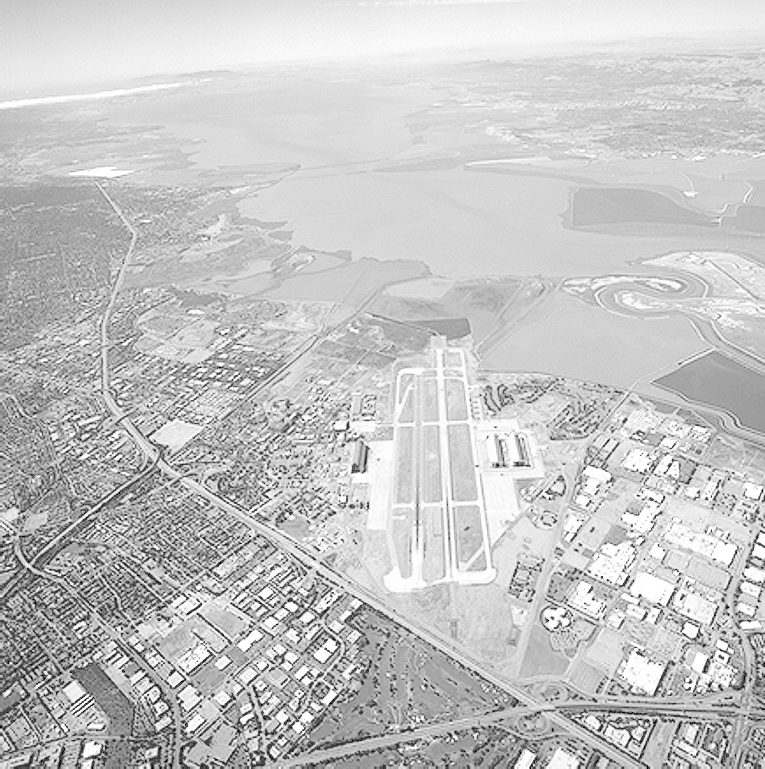
#> input picture runway.png, 765 x 769 px
$ python assignmentQ6.py   (older library calls are emulated)
#> lines starting #> are read from the running program, lines starting #| are printed output that depends on the picture
import cv2
import numpy as np
import matplotlib.pyplot as plt

## Read the image and convert it to grayscale if use color image
img = cv2.imread('runway.png')
#> img is the input picture: shape (769, 765, 3); min 0, max 255, mean 197.1
gray = cv2.cvtColor(img, cv2.COLOR_BGR2GRAY)

##Smooth image (Gaussian)
blur = cv2.GaussianBlur(gray, (5,5), 1)

##Compute gradients (DoG approximation using Sobel)
Gx = cv2.Sobel(blur, cv2.CV_64F, 1, 0, ksize=3)
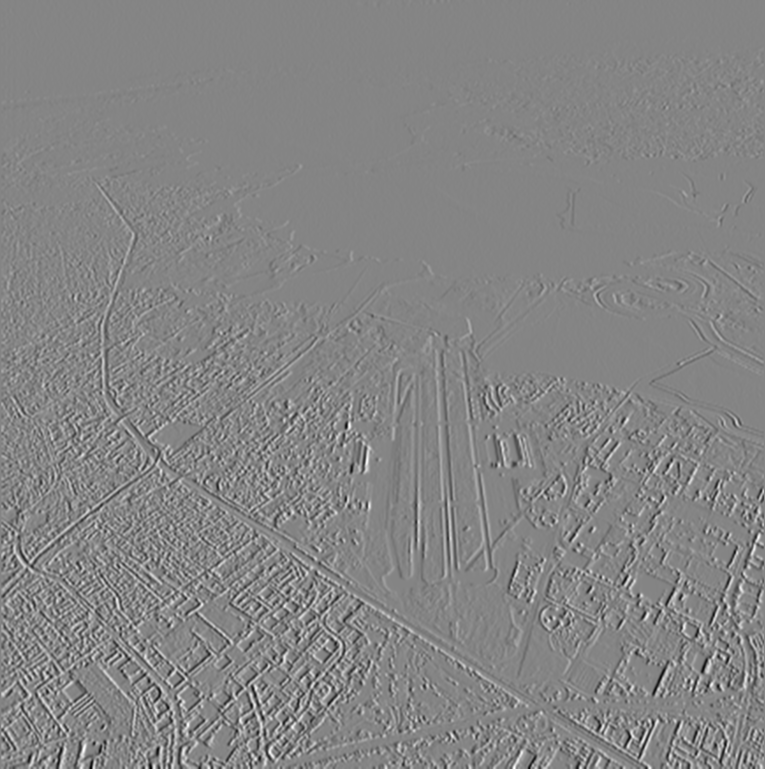
#> Gx: shape (769, 765) float64; min -516, max 474, mean 0.2; drawn with min black and max white
Gy = cv2.Sobel(blur, cv2.CV_64F, 0, 1, ksize=3)
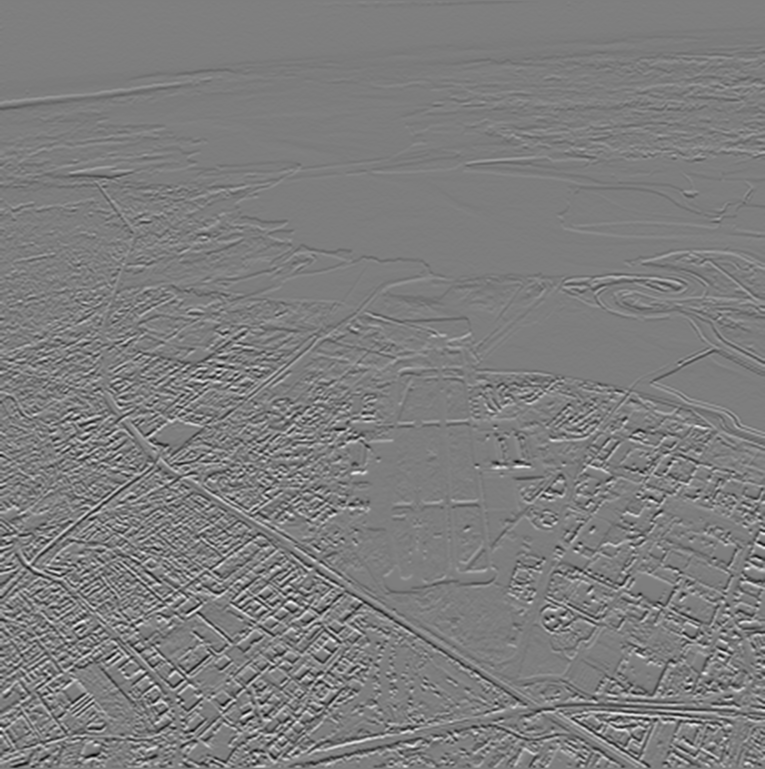
#> Gy: shape (769, 765) float64; min -471, max 482, mean -0.7; drawn with min black and max white

##Compute magnitude and direction of gradients
magnitude = np.sqrt(Gx**2 + Gy**2)
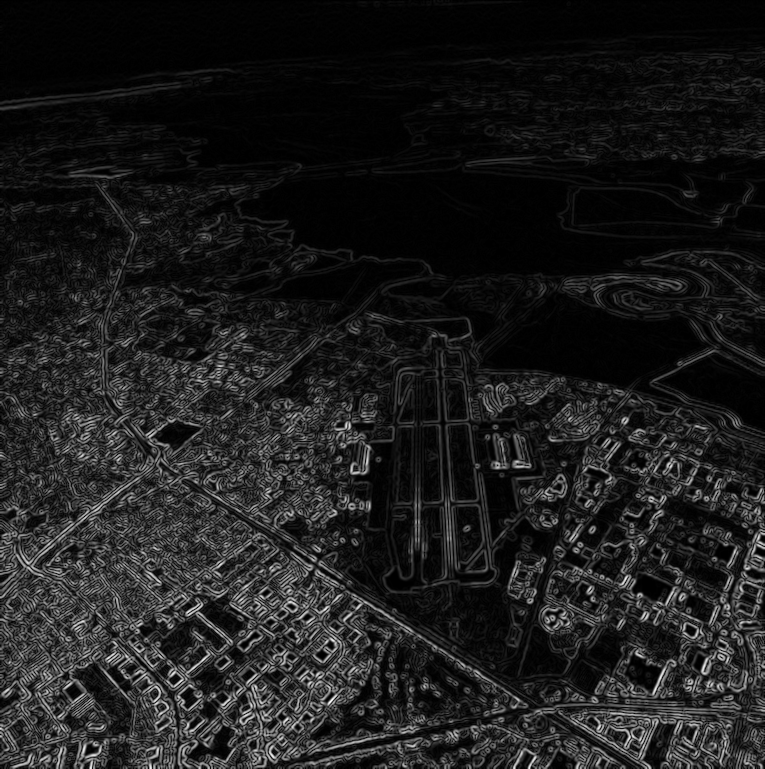
#> magnitude: shape (769, 765) float64; min 0, max 539, mean 62.3; drawn with min black and max white
direction = np.arctan2(Gy, Gx)
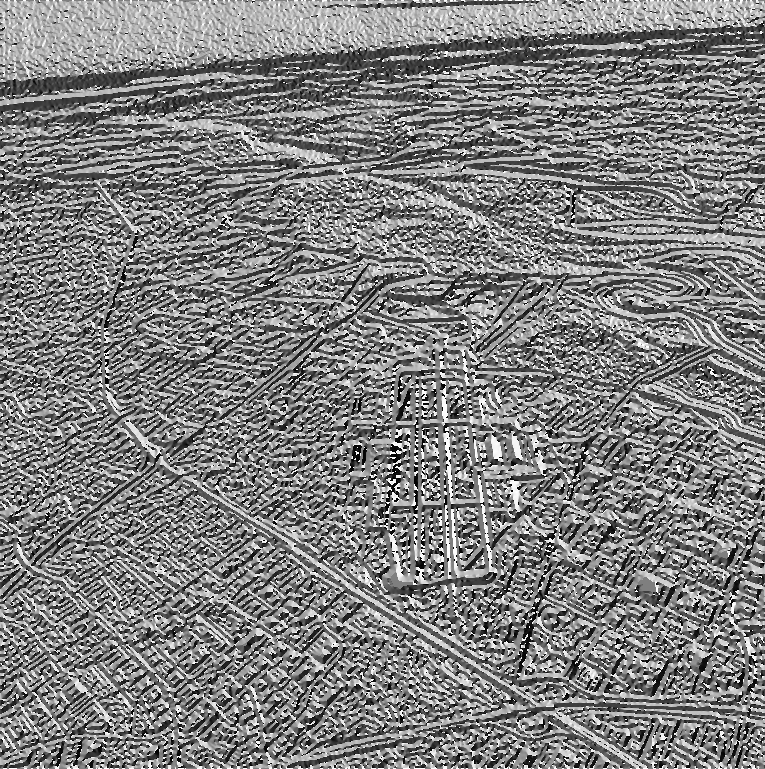
#> direction: shape (769, 765) float64; min -3.14, max 3.14, mean 0.0184; drawn with min black and max white

## Normalize magnitude and direction to [0,255] for visualization
magnitude = np.uint8(255 * magnitude / np.max(magnitude))
direction = np.uint8(255 * (direction + np.pi) / (2*np.pi))

## Display results
plt.figure(figsize=(10,8))

plt.subplot(2,2,1)
plt.title("Original")
plt.imshow(gray, cmap='gray')

plt.subplot(2,2,2)
plt.title("Gx (Horizontal edges)")
plt.imshow(Gx, cmap='gray')

plt.subplot(2,2,3)
plt.title("Gy (Vertical edges)")
plt.imshow(Gy, cmap='gray')

plt.subplot(2,2,4)
plt.title("Magnitude")
plt.imshow(magnitude, cmap='gray')

plt.show()
